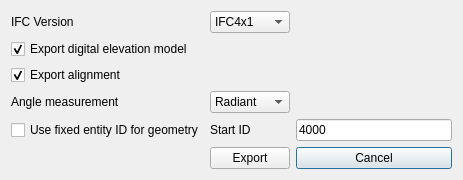
<?xml version="1.0" encoding="UTF-8"?>
<ui version="4.0">
 <class>ExportP6AlignmentDialog</class>
 <widget class="QDialog" name="ExportP6AlignmentDialog">
  <property name="geometry">
   <rect>
    <x>0</x>
    <y>0</y>
    <width>463</width>
    <height>169</height>
   </rect>
  </property>
  <property name="windowTitle">
   <string>IFC Alignment 1x1 Export</string>
  </property>
  <property name="windowIcon">
   <iconset resource="../Resources/OpenInfraPlatform.qrc">
    <normaloff>:/icons/icon.ico</normaloff>:/icons/icon.ico</iconset>
  </property>
  <layout class="QGridLayout" name="gridLayout">
   <item row="1" column="0">
    <widget class="QCheckBox" name="checkBoxExportDigitalElevationModel">
     <property name="text">
      <string>Export digital elevation model</string>
     </property>
     <property name="checked">
      <bool>true</bool>
     </property>
    </widget>
   </item>
   <item row="7" column="2">
    <widget class="QPushButton" name="pushButtonCancel">
     <property name="text">
      <string>Cancel</string>
     </property>
    </widget>
   </item>
   <item row="2" column="0">
    <widget class="QCheckBox" name="checkBoxExportAlignment">
     <property name="text">
      <string>Export alignment</string>
     </property>
     <property name="checked">
      <bool>true</bool>
     </property>
    </widget>
   </item>
   <item row="7" column="1">
    <widget class="QPushButton" name="pushButtonExport">
     <property name="text">
      <string>Export</string>
     </property>
    </widget>
   </item>
   <item row="0" column="0">
    <widget class="QLabel" name="label_2">
     <property name="text">
      <string>IFC Version</string>
     </property>
    </widget>
   </item>
   <item row="3" column="0">
    <widget class="QLabel" name="label">
     <property name="text">
      <string>Angle measurement</string>
     </property>
    </widget>
   </item>
   <item row="3" column="1">
    <widget class="QComboBox" name="comboBoxAngleMeasurement">
     <property name="currentText">
      <string>Radiant</string>
     </property>
     <item>
      <property name="text">
       <string>Radiant</string>
      </property>
     </item>
     <item>
      <property name="text">
       <string>Degree</string>
      </property>
     </item>
    </widget>
   </item>
   <item row="0" column="1">
    <widget class="QComboBox" name="comboBoxIfcSchemaVersion">
     <item>
      <property name="text">
       <string>IFC4x1</string>
      </property>
     </item>
     <item>
      <property name="text">
       <string>IFC4</string>
      </property>
     </item>
     <item>
      <property name="text">
       <string>IFC2x3</string>
      </property>
     </item>
    </widget>
   </item>
   <item row="4" column="0">
    <widget class="QCheckBox" name="checkBoxUseFixedEntityIdForGeometry">
     <property name="text">
      <string>Use fixed entity ID for geometry</string>
     </property>
    </widget>
   </item>
   <item row="4" column="1">
    <widget class="QLabel" name="label_3">
     <property name="text">
      <string>Start ID</string>
     </property>
    </widget>
   </item>
   <item row="4" column="2">
    <widget class="QLineEdit" name="lineEditStartId">
     <property name="text">
      <string>4000</string>
     </property>
    </widget>
   </item>
  </layout>
 </widget>
 <resources>
  <include location="../Resources/OpenInfraPlatform.qrc"/>
 </resources>
 <connections/>
</ui>
